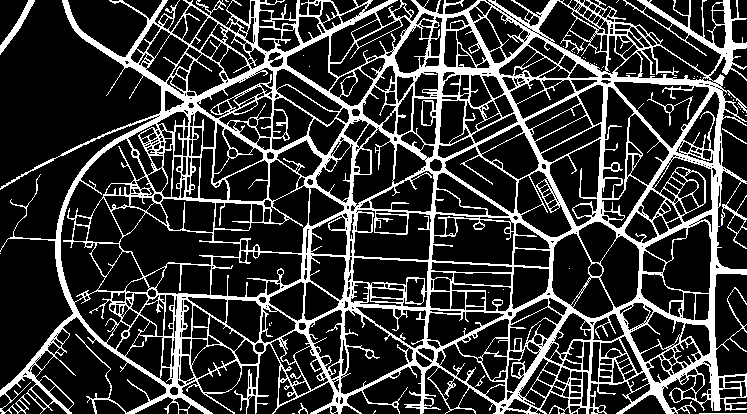
#> input picture processed_img.png, 747 x 414 px
$ python 'Dijkstra'"'"'s algo (from scratch by me).py'
#> lines starting #> are read from the running program, lines starting #| are printed output that depends on the picture; after the words box and inside, x2 and y2 are one past the last pixel; in counts of white or black regions, pixels touching at a corner belong together
import cv2
import numpy as np
import keyboard

#Defining colors
BLACK=[0,0,0]
WHITE=[255,255,255]
RED=[0,0,255]
GREEN=[0,255,0]
CYAN=[255,255,0]
BLUE=[255,0,0]
YELLOW=[0,255,255]

map=cv2.imread("processed_img.png")
#> map is the input picture: shape (414, 747, 3); mean B, G, R 56.1, 56.1, 56.1
#> the answer given: y
global ret
ret=[]
start=(156,435)
#end=(163,88)
#end=(12, 546)
end=(17,395)
end=(100,492)
#end=(170,430)


#for getting start and end according to user's choice
def start_end_track(matrix2):
    matrix=matrix2.copy()

    steps=1
    center = [matrix.shape[0] // 2, matrix.shape[1] // 2]
#> center = [207, 373]
    flag=0
    while True:
        display=np.zeros((100,500,3), dtype=np.uint8)
        img_track=matrix.copy()
        cv2.putText(display, "use w,a,s,d to move pointer and set it On Path (white)", [12, 10], cv2.FONT_HERSHEY_SIMPLEX, 0.4,
                    YELLOW, 1,
                    cv2.LINE_AA)

        if keyboard.is_pressed('w'):
            center[0] -= steps
        elif keyboard.is_pressed('s'):
            center[0] += steps
        elif keyboard.is_pressed('a'):
            center[1] -= steps
        elif keyboard.is_pressed('d'):
            center[1] += steps

        cv2.putText(display, 'x: '+str(center[1])+', y: '+str(center[0]), [20,80], cv2.FONT_HERSHEY_SIMPLEX, 0.7, (0, 255, 0), 1,
                    cv2.LINE_AA)
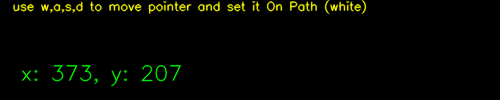
#> display: shape (100, 500, 3); mean of channels 0, 1, 2 0, 6.3, 4.5; drawn as B, G, R
        matrix_gray=cv2.cvtColor(matrix, cv2.COLOR_BGR2GRAY)
        if flag==0:
            cv2.putText(display, "To fix Start point, press 'k' ", [200, 40], cv2.FONT_HERSHEY_SIMPLEX,
                        0.5, RED, 1,
                    cv2.LINE_AA)
        elif flag==1:
            cv2.putText(display, "To fix End point press 'k' ", [200, 40], cv2.FONT_HERSHEY_SIMPLEX,
                        0.5, GREEN, 1,
                    cv2.LINE_AA)
        cv2.putText(display, "after bringing the pointer on path", [210, 70], cv2.FONT_HERSHEY_SIMPLEX,
                    0.5, YELLOW, 1,
                    cv2.LINE_AA)
        if matrix_gray[center[0], center[1]]==255:
            cv2.putText(display, 'On Path', [20, 40], cv2.FONT_HERSHEY_SIMPLEX,
                        0.7, GREEN, 1,
                        cv2.LINE_AA)
        else:
            cv2.putText(display, 'Not On Path!', [20, 40], cv2.FONT_HERSHEY_SIMPLEX,
                        0.7, RED, 1,
                        cv2.LINE_AA)
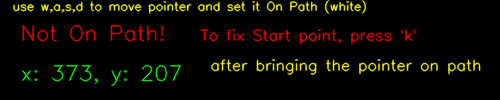
#> display: shape (100, 500, 3); mean of channels 0, 1, 2 0, 9.9, 12.8; drawn as B, G, R

        if keyboard.is_pressed('k'):
            if flag==0:
                center2=center.copy()
                ret.append(center2)
                cv2.putText(display, 'Start allocated!!', [300, 90], cv2.FONT_HERSHEY_SIMPLEX,
                        0.5, CYAN, 1,
                        cv2.LINE_AA)
                flag=1
                cv2.imshow('display', display)

                cv2.waitKey(1000)
                continue
            elif flag==1:
                center3=center.copy()
                ret.append(center3)
                cv2.putText(display, 'End allocated!!', [300, 90], cv2.FONT_HERSHEY_SIMPLEX,
                            0.5, CYAN, 1,
                            cv2.LINE_AA)
                cv2.imshow('display', display)

                cv2.waitKey(1000)
                break


        if flag==0:
            cv2.circle(img_track,[center[1],center[0]], 3, RED, -1)
#> img_track: shape (414, 747, 3); 0.01% of pixels changed, all inside (x1, y1, x2, y2) = (370, 204, 377, 211)
        elif flag==1:
            cv2.circle(img_track, [center[1], center[0]], 3, GREEN, -1)

        img_track2 = cv2.resize(img_track, (int(img_track.shape[1] * 1.5), int(img_track.shape[0] * 1.5)), interpolation=cv2.INTER_LINEAR)
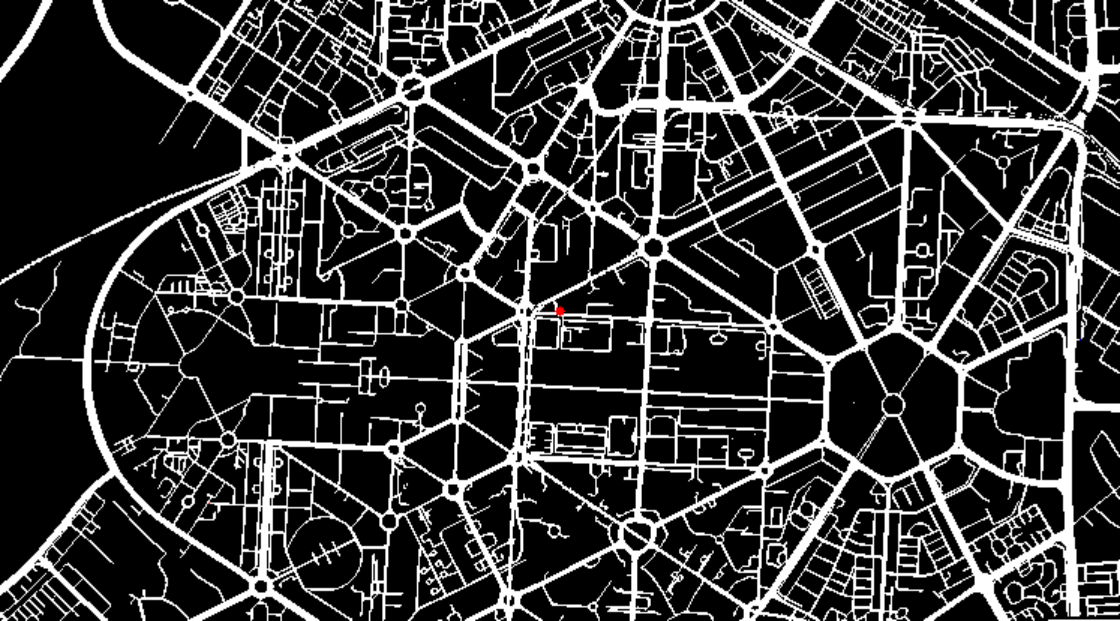
#> img_track2: shape (621, 1120, 3); mean B, G, R 56.1, 56.1, 56.1
        cv2.imshow('tracker', img_track2)
        cv2.imshow('display', display)
        cv2.waitKey(1)


def calcDist(point,current):
    return ((point[0]-current[0])**2+(point[1]-current[1])**2)**(1/2)

def inImg(img,point): #Checks if point lies inside img
    return ((point[0]>=0 and point[0]<img.shape[0]) and (point[1]>=0 and point[1]<img.shape[1]))

# [71 lines left out: functions display_Path, Dijktra, not called in this run]


reply=input("Do you wish to set Start and End Point yourself (y/n)?")
if reply=='y':
    print("Please check taskbar for 2 extra windows")
    start_end_track(map)
    print("Please check taskbar for 2 extra windows")
    cv2.destroyAllWindows()

    start = (ret[0][0], ret[0][1])
    end = (ret[1][0], ret[1][1])

    if (map[start] == BLACK).all() or (map[end] == BLACK).all():
        print("Start and End points are not on path!!!\nRun again")
    else:
        Dijktra(map, start, end)
    cv2.destroyAllWindows()

elif reply=='n':
    print("Using default Points....")
    cv2.waitKey(1000)
    print("Please check taskbar for an extra window")
    Dijktra(map, start, end)
else:
    print("Wrong Reply. Rerun")
